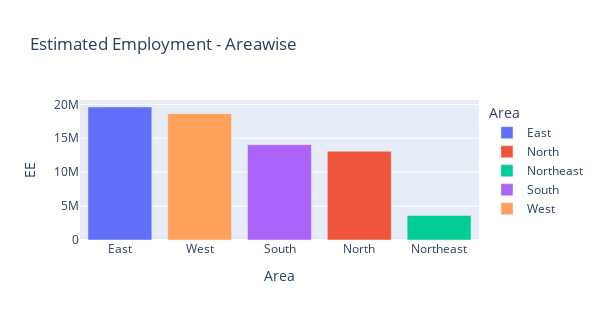

The cell this chart's notebook holds for it:
### Code cell
fig = px.bar(Area,x='Area',y='EE',color='Area',title='Estimated Employment - Areawise')
fig.update_layout(xaxis={'categoryorder':'total descending'},height=320,width=600)
fig.show()

### Figure 1 — Plotly figure (JSON) as saved in the notebook; plotly's stock layout.template omitted (floating-point values rounded to 4 significant figures)
{"data": [{"alignmentgroup": "True", "hovertemplate": "Area=%{x}<br>EE=%{y}<extra></extra>", "legendgroup": "East", "marker": {"color": "#636efa", "pattern": {"shape": ""}}, "name": "East", "offsetgroup": "East", "orientation": "v", "showlegend": true, "textposition": "auto", "type": "bar", "x": ["East"], "xaxis": "x", "y": [19600000.0], "yaxis": "y"}, {"alignmentgroup": "True", "hovertemplate": "Area=%{x}<br>EE=%{y}<extra></extra>", "legendgroup": "North", "marker": {"color": "#EF553B", "pattern": {"shape": ""}}, "name": "North", "offsetgroup": "North", "orientation": "v", "showlegend": true, "textposition": "auto", "type": "bar", "x": ["North"], "xaxis": "x", "y": [13070000.0], "yaxis": "y"}, {"alignmentgroup": "True", "hovertemplate": "Area=%{x}<br>EE=%{y}<extra></extra>", "legendgroup": "Northeast", "marker": {"color": "#00cc96", "pattern": {"shape": ""}}, "name": "Northeast", "offsetgroup": "Northeast", "orientation": "v", "showlegend": true, "textposition": "auto", "type": "bar", "x": ["Northeast"], "xaxis": "x", "y": [3617000.0], "yaxis": "y"}, {"alignmentgroup": "True", "hovertemplate": "Area=%{x}<br>EE=%{y}<extra></extra>", "legendgroup": "South", "marker": {"color": "#ab63fa", "pattern": {"shape": ""}}, "name": "South", "offsetgroup": "South", "orientation": "v", "showlegend": true, "textposition": "auto", "type": "bar", "x": ["South"], "xaxis": "x", "y": [14040000.0], "yaxis": "y"}, {"alignmentgroup": "True", "hovertemplate": "Area=%{x}<br>EE=%{y}<extra></extra>", "legendgroup": "West", "marker": {"color": "#FFA15A", "pattern": {"shape": ""}}, "name": "West", "offsetgroup": "West", "orientation": "v", "showlegend": true, "textposition": "auto", "type": "bar", "x": ["West"], "xaxis": "x", "y": [18620000.0], "yaxis": "y"}], "layout": {"barmode": "relative", "height": 320, "legend": {"title": {"text": "Area"}, "tracegroupgap": 0}, "title": {"text": "Estimated Employment - Areawise"}, "width": 600, "xaxis": {"anchor": "y", "categoryarray": ["East", "North", "Northeast", "South", "West"], "categoryorder": "total descending", "domain": [0, 1], "title": {"text": "Area"}}, "yaxis": {"anchor": "x", "domain": [0, 1], "title": {"text": "EE"}}}}
